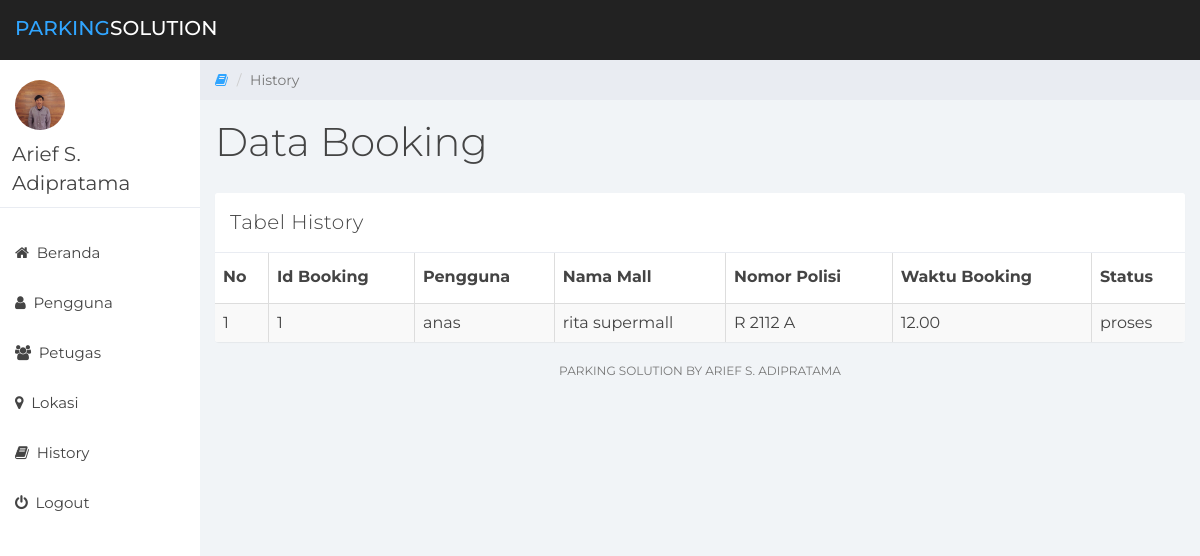
Page /parking/history.php (signed in) on the earlier database version.
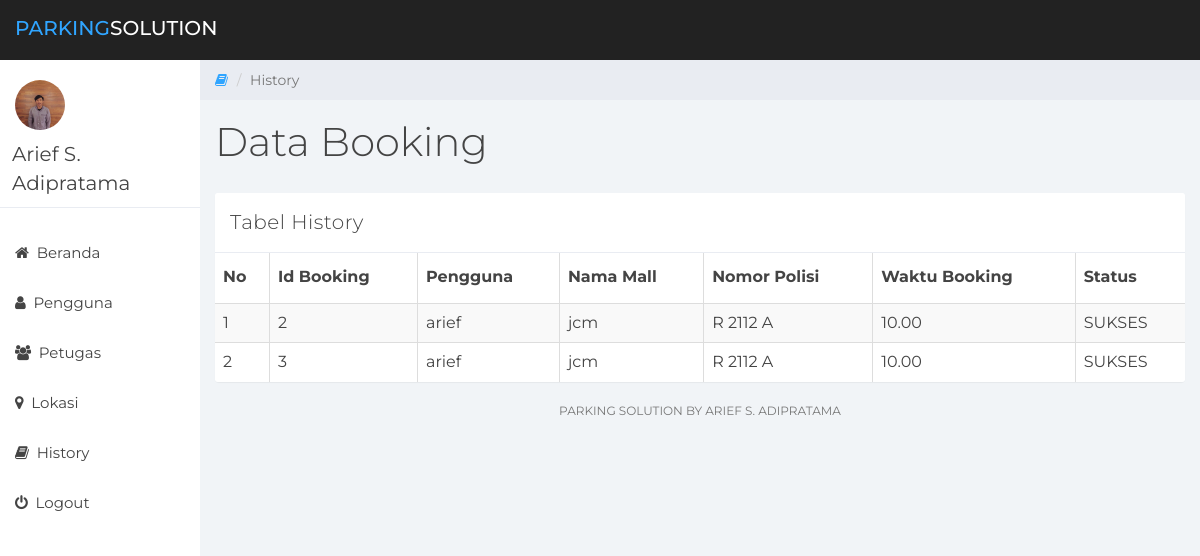
Same page on the later database version.
### tables this page shows
CREATE TABLE `booking` (
  `id_book` int(11) NOT NULL,
  `id_pengguna` int(11) NOT NULL,
  `id_mall` int(11) NOT NULL,
  `id_kendaraan` int(11) NOT NULL,
  `waktu_book` varchar(50) NOT NULL,
  `status` tinyint(4) NOT NULL
);

CREATE TABLE `pengguna` (
  `id_pengguna` int(11) NOT NULL,
  `nama_pengguna` varchar(50) NOT NULL,
  `alamat` varchar(255) NOT NULL,
  `no_hp` int(11) NOT NULL,
  `username` varchar(50) NOT NULL,
  `password` varchar(50) NOT NULL,
  `foto` varchar(255) DEFAULT NULL,
  `id_jenis_pengguna` int(11) NOT NULL
);

CREATE TABLE `mall` (
  `id_mall` int(11) NOT NULL,
  `nama_mall` varchar(50) NOT NULL,
  `alamat` varchar(255) NOT NULL,
  `slot_total` int(11) NOT NULL,
  `slot_terisi` int(11) NOT NULL,
  `biaya` varchar(50) NOT NULL,
  `jam_buka` varchar(50) NOT NULL,
  `jam_tutup` varchar(50) NOT NULL,
  `deskripsi` varchar(255) NOT NULL,
  `url` varchar(255) NOT NULL
);

CREATE TABLE `mobil_pengguna` (
  `id_mobil` int(11) NOT NULL,
  `id_pengguna` int(11) NOT NULL,
  `merek` varchar(50) NOT NULL,
  `warna` varchar(50) NOT NULL,
  `plat_no` varchar(10) NOT NULL
);

### parking/history.php (the view, shortened to what this page needs)
<html>
<head>
	<link href="css/bootstrap.min.css" rel="stylesheet">
	<link href="css/font-awesome.min.css" rel="stylesheet">
	<link href="css/datepicker3.css" rel="stylesheet">
	<link href="css/styles.css" rel="stylesheet">
</head>
<body>
	<nav class="navbar navbar-custom navbar-fixed-top" role="navigation">
		<div class="container-fluid">
			<div class="navbar-header">
				<a class="navbar-brand" href="#"><span>Parking</span>Solution</a>
			</div>
		</div>
	</nav>
	<?php
			include "inc/menu.php";
	?>
	<div class="col-sm-9 col-sm-offset-3 col-lg-10 col-lg-offset-2 main">
		<div class="row">
			<ol class="breadcrumb">
				<li><a href="#">
					<em class="fa fa-book"></em>
				</a></li>
				<li class="active">History</li>
			</ol>
		</div>
		<div class="row">
			<div class="col-lg-12">
				<h1 class="page-header">Data Booking</h1>
			</div>
		</div>
		<div class="row">
			<div class="col-lg-12">
				<div class="panel panel-default">
					<div class="panel-heading">
						Tabel History
						</div>
						<table class="table table-striped table-bordered">
					            <thead>
					                <th>No</th>
					                <th>Id Booking</th>
					                <th>Pengguna</th>
					                <th>Nama Mall</th>
					                <th>Nomor Polisi</th>
					                <th>Waktu Booking</th>
					                <th>Status</th>
					            </thead>
					            <tbody>
					                <?php
					                    $query = "SELECT * FROM booking JOIN pengguna ON booking.id_pengguna = pengguna.id_pengguna
					                    JOIN mall ON booking.id_mall = mall.id_mall JOIN mobil_pengguna ON
					                    booking.id_kendaraan = mobil_pengguna.id_mobil";
					                    $sql = mysql_query($query);
					                    if($sql){
					                        if (mysql_num_rows($sql) > 0){
					                            $no = 1;
					                            while($row = mysql_fetch_array($sql)){?>
					                               <tr>
					                                    <td><?php echo $no ?></th>
					                                    <td><?php echo $row['id_book'];?></td>
					                                    <td><?php echo $row['nama_pengguna'];?></td>
					                                    <td><?php echo $row['nama_mall'];?></td>
					                                    <td><?php echo $row['plat_no'];?></td>
					                                    <td><?php echo $row['waktu_book'];?></td>
					                                    <td><?php
					                                            $tmpStatus = "";
					                                            if($row['status'] == 0){
					                                                $tmpStatus = "SUKSES";
					                                            }else if($row['status'] == 1){
					                                                $tmpStatus = "proses";
					                                            }else{
					                                                $tmpStatus = "batal";
					                                            }
					                                            echo $tmpStatus;
					                                        ?>
					                                    </td>
					                               </tr>
					                            <?php
					                                $no++;
					                            }
					                        } else {
					                            echo "tidak ada data";
					                        }
					                    }else{
					                        echo "terjadi kesalahan";
					                    }
					                ?>
					            </tbody>
					        </table>
				</div>
			</div>
		</div>
			<div class="col-sm-12">
				<p class="back-link">Parking Solution by Arief S. Adipratama</a></p>
			</div>
	</div>
</body>
</html>

Differences in the rows shown:
removed booking: id_book "1", id_pengguna.nama_pengguna "anas", id_mall.nama_mall "rita supermall", id_kendaraan.plat_no "R 2112 A", waktu_book "12.00", status "proses"
added booking: id_book "2", id_pengguna.nama_pengguna "arief", id_mall.nama_mall "jcm", id_kendaraan.plat_no "R 2112 A", waktu_book "10.00", status "SUKSES"
added booking: id_book "3", id_pengguna.nama_pengguna "arief", id_mall.nama_mall "jcm", id_kendaraan.plat_no "R 2112 A", waktu_book "10.00", status "SUKSES"
